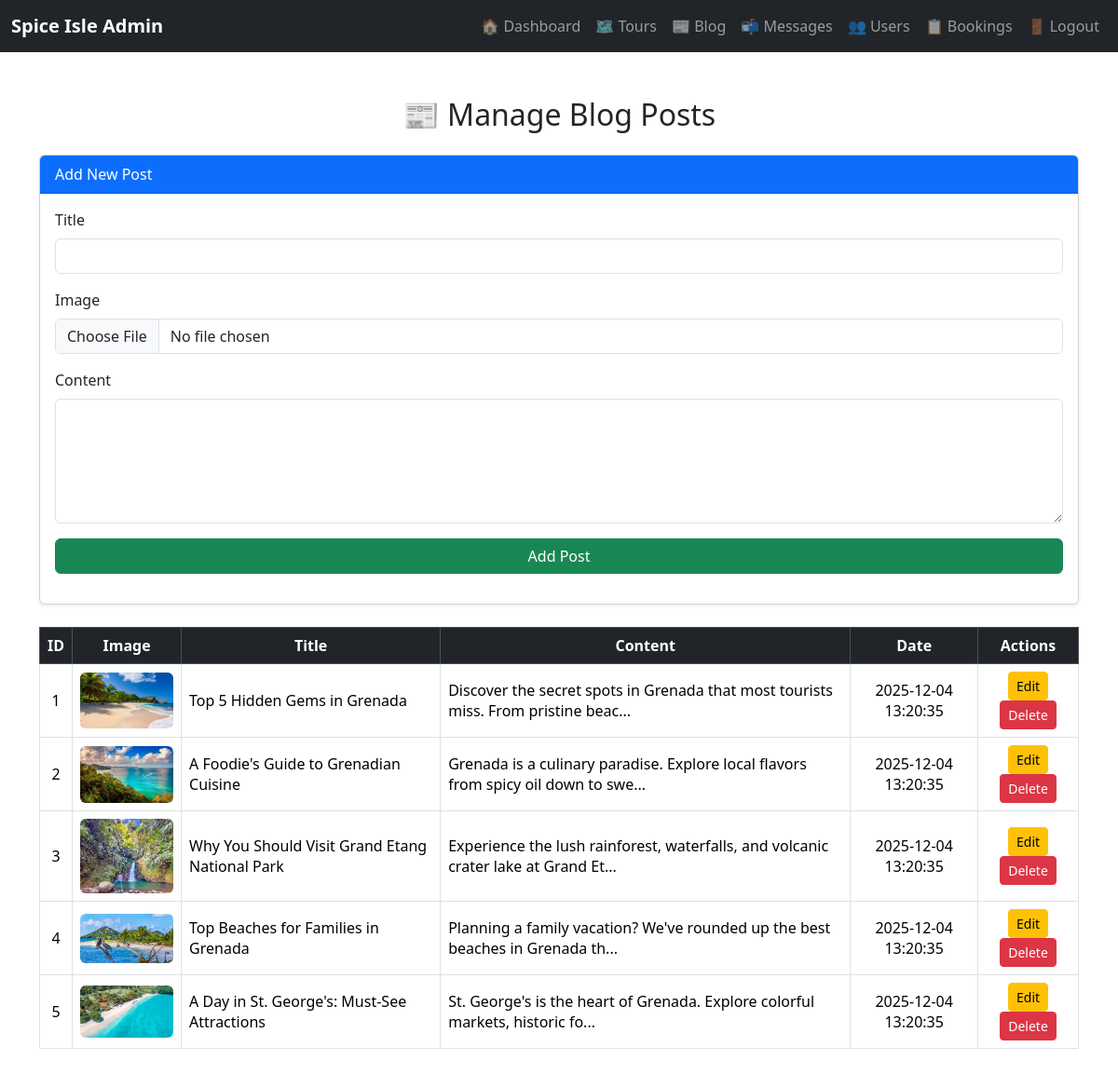
/admin/manage_posts.php, run on the app's committed database.
### tables this page shows
CREATE TABLE `blog_posts` (
  `id` int(11) NOT NULL,
  `title` varchar(255) NOT NULL,
  `image` varchar(255) DEFAULT NULL,
  `content` text NOT NULL,
  `created_at` timestamp NOT NULL DEFAULT current_timestamp()
);

### admin/manage_posts.php (the view, shortened to what this page needs)
<?php
include '../includes/db_connect.php';
include 'admin_navbar.php';
$conn->query("CREATE TABLE IF NOT EXISTS blog_posts (
    id INT AUTO_INCREMENT PRIMARY KEY,
    title VARCHAR(255) NOT NULL,
    image VARCHAR(255),
    content TEXT NOT NULL,
    created_at TIMESTAMP DEFAULT CURRENT_TIMESTAMP
)");
$posts = $conn->query("SELECT * FROM blog_posts ORDER BY created_at DESC");
?>
<!DOCTYPE html>
<html lang="en">
<head>
    <link href="https://cdn.jsdelivr.net/npm/bootstrap@5.3.2/dist/css/bootstrap.min.css" rel="stylesheet">
</head>
<body>
<div class="container my-5">
    <h2 class="text-center mb-4">📰 Manage Blog Posts</h2>
    <div class="card mb-4 shadow-sm">
        <div class="card-header bg-primary text-white">Add New Post</div>
        <div class="card-body">
            <form method="POST" enctype="multipart/form-data">
                <div class="mb-3">
                    <label class="form-label">Title</label>
                    <input type="text" name="title" class="form-control" required>
                </div>
                <div class="mb-3">
                    <label class="form-label">Image</label>
                    <input type="file" name="image" class="form-control">
                </div>
                <div class="mb-3">
                    <label class="form-label">Content</label>
                    <textarea name="content" class="form-control" rows="5" required></textarea>
                </div>
                <button type="submit" name="add_post" class="btn btn-success w-100">Add Post</button>
            </form>
        </div>
    </div>
    <?php if ($posts->num_rows > 0): ?>
        <div class="table-responsive">
            <table class="table table-bordered table-hover align-middle">
                <thead class="table-dark text-center">
                    <tr>
                        <th>ID</th>
                        <th>Image</th>
                        <th>Title</th>
                        <th>Content</th>
                        <th>Date</th>
                        <th>Actions</th>
                    </tr>
                </thead>
                <tbody>
                    <?php while ($row = $posts->fetch_assoc()): ?>
                        <tr>
                            <td class="text-center"><?= $row['id'] ?></td>
                            <td class="text-center">
                                <?php if (!empty($row['image'])): ?>
                                    <img src="../images/<?= htmlspecialchars($row['image']) ?>" width="100" class="rounded">
                                <?php else: ?>
                                    <span class="text-muted">No image</span>
                                <?php endif; ?>
                            </td>
                            <td><?= htmlspecialchars($row['title']) ?></td>
                            <td><?= nl2br(substr(htmlspecialchars($row['content']), 0, 80)) ?>...</td>
                            <td class="text-center"><?= $row['created_at'] ?></td>
                            <td class="text-center">
                                <button class="btn btn-warning btn-sm" data-bs-toggle="modal" data-bs-target="#editModal<?= $row['id'] ?>">Edit</button>
                                <a href="?delete=<?= $row['id'] ?>" class="btn btn-danger btn-sm" onclick="return confirm('Delete this post?');">Delete</a>
                            </td>
                        </tr>
                    <?php endwhile; ?>
                </tbody>
            </table>
        </div>
    <?php else: ?>
        <div class="alert alert-secondary text-center">No blog posts yet. Add one above!</div>
    <?php endif; ?>
</div>
</body>
</html>

### admin/admin_navbar.php (shortened to what this page needs)
<nav class="navbar navbar-expand-lg navbar-dark bg-dark">
    <div class="container-fluid">
        <a class="navbar-brand fw-bold" href="dashboard.php">Spice Isle Admin</a>
        <div class="collapse navbar-collapse" id="adminNavbar">
            <ul class="navbar-nav ms-auto mb-2 mb-lg-0">
                <li class="nav-item"><a class="nav-link" href="dashboard.php">🏠 Dashboard</a></li>
                <li class="nav-item"><a class="nav-link" href="manage_tours.php">🗺️ Tours</a></li>
                <li class="nav-item"><a class="nav-link" href="manage_posts.php">📰 Blog</a></li>
                <li class="nav-item"><a class="nav-link" href="admin_message.php">📬 Messages</a></li>
                <li class="nav-item"><a class="nav-link" href="admin.php">👥 Users</a></li>
                <li class="nav-item"><a class="nav-link" href="manage_bookings.php">📋 Bookings</a></li>
                <li class="nav-item"><a class="nav-link" href="logout.php">🚪 Logout</a></li>
            </ul>
        </div>
    </div>
</nav>

### data on the page
blog_posts: id "1", image (picture), title "Top 5 Hidden Gems in Grenada", content "Discover the secret spots in Grenada that most tourists miss. From pristine beac", created_at "2025-12-04 13:20:35"
blog_posts: id "2", image (picture), title "A Foodie's Guide to Grenadian Cuisine", content "Grenada is a culinary paradise. Explore local flavors from spicy oil down to swe", created_at "2025-12-04 13:20:35"
blog_posts: id "3", image (picture), title "Why You Should Visit Grand Etang National Park", content "Experience the lush rainforest, waterfalls, and volcanic crater lake at Grand Et", created_at "2025-12-04 13:20:35"
blog_posts: id "4", image (picture), title "Top Beaches for Families in Grenada", content "Planning a family vacation? We've rounded up the best beaches in Grenada th", created_at "2025-12-04 13:20:35"
blog_posts: id "5", image (picture), title "A Day in St. George's: Must-See Attractions", content "St. George's is the heart of Grenada. Explore colorful markets, historic fo", created_at "2025-12-04 13:20:35"
